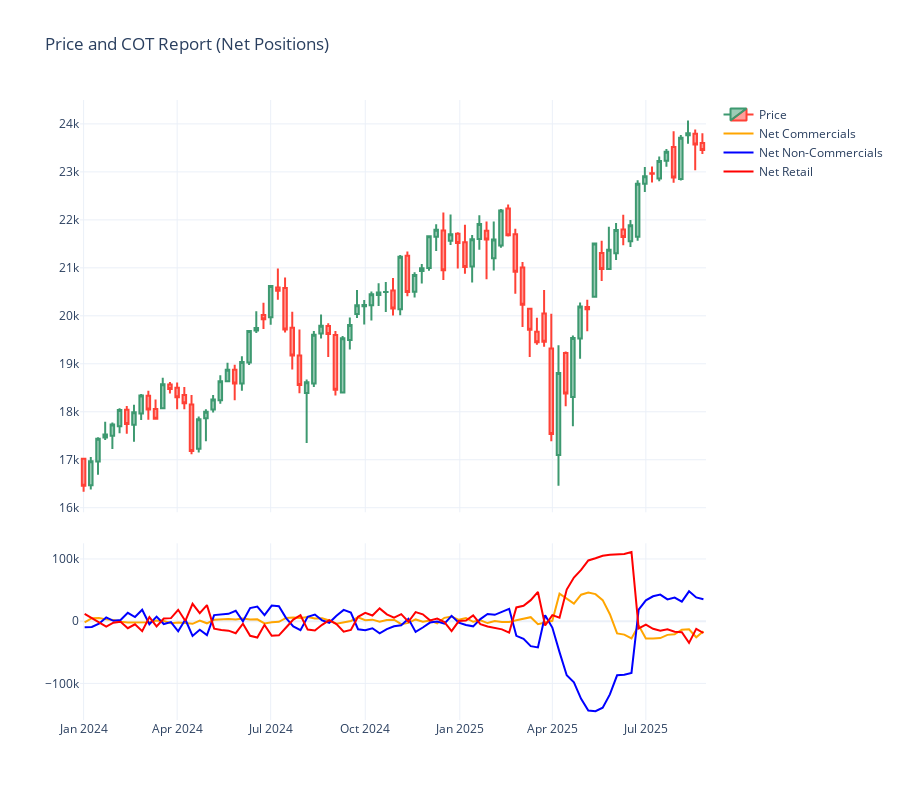

Notebook cell for this chart:
### Code cell
# Create the subplot layout
fig = make_subplots(
    rows=2, cols=1,
    shared_xaxes=True,
    vertical_spacing=0.05,
    row_heights=[0.7, 0.3]
)

# --- Row 1: Candlestick chart (Price) ---
fig.add_trace(go.Candlestick(
    x=price_df.index,
    open=price_df['Open'],
    high=price_df['High'],
    low=price_df['Low'],
    close=price_df['Close'],
    name='Price'
), row=1, col=1)

# --- Row 2: Net Positions (raw values) ---
fig.add_trace(go.Scatter(
    x=cot_df.index,
    y=cot_df['Net_Comm'],
    mode='lines',
    name='Net Commercials',
    line=dict(color='orange')
), row=2, col=1)

fig.add_trace(go.Scatter(
    x=cot_df.index,
    y=cot_df['Net_NonComm'],
    mode='lines',
    name='Net Non-Commercials',
    line=dict(color='blue')
), row=2, col=1)

fig.add_trace(go.Scatter(
    x=cot_df.index,
    y=cot_df['Net_Retail'],
    mode='lines',
    name='Net Retail',
    line=dict(color='red')
), row=2, col=1)

# Layout
fig.update_layout(
    height=800,
    title='Price and COT Report (Net Positions)',
    xaxis_rangeslider_visible=False,
    template='plotly_white'
)

fig.show()
